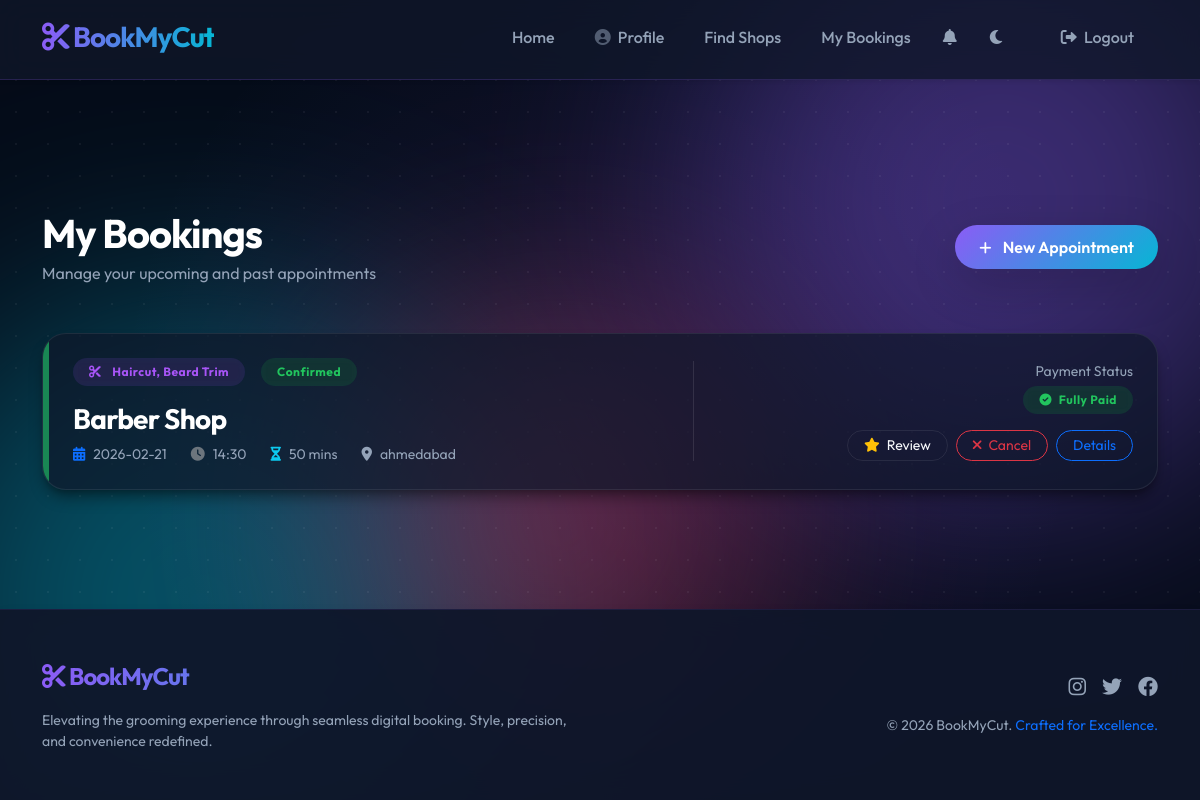
/dashboard (signed in), run on the app's committed database.
### tables this page shows
CREATE TABLE appointments (
    id INTEGER PRIMARY KEY AUTOINCREMENT,
    user_id INTEGER NOT NULL,
    shop_id INTEGER NOT NULL,
    service_id INTEGER NULL,
    appointment_date DATE NOT NULL,
    appointment_time TIME NOT NULL,
    total_duration INTEGER NOT NULL DEFAULT 0,
    total_price DECIMAL(10, 2) NOT NULL DEFAULT 0,
    status TEXT DEFAULT 'pending' CHECK(status IN ('pending', 'confirmed', 'cancelled', 'completed')),
    payment_status TEXT DEFAULT 'unpaid' CHECK(payment_status IN ('unpaid', 'partially_paid', 'paid')),
    created_at TIMESTAMP DEFAULT (datetime('now', 'localtime')),
    FOREIGN KEY (user_id) REFERENCES users(id) ON DELETE CASCADE,
    FOREIGN KEY (shop_id) REFERENCES shops(id) ON DELETE CASCADE,
    FOREIGN KEY (service_id) REFERENCES services(id) ON DELETE SET NULL
);

### app.py (the view)
@app.route('/dashboard')
def customer_dashboard():
    if not is_logged_in() or session['role'] != 'customer':
        return redirect(url_for('login'))
    cursor = get_db_cursor()
    cursor.execute('''
        SELECT a.*, GROUP_CONCAT(s.name, ', ') as services_list, sh.name as shop_name, sh.area
        FROM appointments a
        LEFT JOIN appointment_services asrv ON a.id = asrv.appointment_id
        LEFT JOIN services s ON asrv.service_id = s.id
        JOIN shops sh ON a.shop_id = sh.id
        WHERE a.user_id = ?
        GROUP BY a.id
        ORDER BY a.appointment_date DESC
    ''', (session['id'],))
    appointments = cursor.fetchall()
    return render_template('customer_dashboard.html', appointments=appointments)

### app.py (called while the page is built)
def get_db_cursor():
    return db.connection.cursor()

def is_logged_in():
    return 'loggedin' in session

def is_owner():
    return 'role' in session and session['role'] == 'shop_owner'

@app.context_processor
def inject_shop_status():
    unread_count = 0
    if is_logged_in():
        from flask import g
        cursor = get_db_cursor()
        cursor.execute("SELECT COUNT(*) as count FROM notifications WHERE user_id = ? AND is_read = FALSE", (session['id'],))
        res = cursor.fetchone()
        unread_count = res['count'] if res else 0
    if is_logged_in() and is_owner():
        cursor = get_db_cursor()
        cursor.execute('SELECT id FROM shops WHERE owner_id = ?', (session['id'],))
        shop = cursor.fetchone()
        return {'owner_has_shop': shop is not None, 'owner_shop_id': shop['id'] if shop else None, 'unread_notifications': unread_count, 'get_now': get_now}
    return {'owner_has_shop': False, 'owner_shop_id': None, 'unread_notifications': unread_count, 'get_now': get_now}

    @property
    def connection(self):
        if 'db_conn' not in g:
            g.db_conn = sqlite3.connect(self.db_path)
            g.db_conn.row_factory = sqlite3.Row
            g.db_conn.execute("PRAGMA foreign_keys = ON")
        return g.db_conn

### templates/customer_dashboard.html (shortened to what this page needs)
{% extends 'base.html' %}
{% block content %}
<div class="row align-items-center mb-5 fade-in">
    <div class="col-md-6">
        <h1 class="fw-bold text-white mb-1">My Bookings</h1>
        <p class="text-muted mb-0">Manage your upcoming and past appointments</p>
    </div>
    <div class="col-md-6 text-md-end mt-3 mt-md-0">
        <a href="{{ url_for('list_shops') }}" class="btn btn-primary rounded-pill px-4 shadow-lg">
            <i class="fas fa-plus me-2 small"></i> New Appointment
        </a>
    </div>
</div>
<div class="row fade-in delay-1">
    <div class="col-md-12">
        {% if appointments %}
        <div class="appointment-container d-flex flex-column gap-4">
            {% for appt in appointments %}
            <div class="glass-card p-0 overflow-hidden fade-in shadow-xl mb-2" style="border-radius: 24px;">
                <div class="row g-0">
                    <div class="col-auto bg-{{ 'success' if appt.status == 'confirmed' else 'secondary-subtle' }}"
                        style="width: 6px;"></div>
                    <div class="col p-4">
                        <div class="row align-items-center">
                            <div class="col-md-7">
                                <div class="d-flex align-items-center mb-3">
                                    <span class="badge badge-soft-primary rounded-pill me-3 px-3 py-2">
                                        <i class="fas fa-scissors me-2"></i> {{ appt.services_list|truncate(40) }}
                                    </span>
                                    <span
                                        class="badge badge-soft-{{ 'success' if appt.status == 'confirmed' else 'secondary' }} rounded-pill px-3 py-2">
                                        {{ appt.status|title }}
                                    </span>
                                </div>
                                <h3 class="text-white fw-bold mb-2">{{ appt.shop_name }}</h3>
                                <div class="d-flex flex-wrap gap-4 text-muted small">
                                    <div class="d-flex align-items-center">
                                        <i class="fas fa-calendar-alt me-2 text-primary"></i>
                                        {{ appt.appointment_date }}
                                    </div>
                                    <div class="d-flex align-items-center">
                                        <i class="fas fa-clock me-2 text-secondary"></i>
                                        {{ appt.appointment_time }}
                                    </div>
                                    <div class="d-flex align-items-center">
                                        <i class="fas fa-hourglass-half me-2 text-info"></i>
                                        {{ appt.total_duration }} mins
                                    </div>
                                    <div class="d-flex align-items-center">
                                        <i class="fas fa-map-marker-alt me-2 text-accent"></i>
                                        {{ appt.area }}
                                    </div>
                                </div>
                            </div>
                            <div
                                class="col-md-5 text-md-end mt-4 mt-md-0 border-start border-white border-opacity-10 ps-md-5">
                                <div class="mb-3">
                                    <span class="text-muted small d-block mb-1">Payment Status</span>
                                    {% if appt.payment_status == 'paid' %}
                                    <span class="badge badge-soft-success rounded-pill px-3 py-2">
                                        <i class="fas fa-check-circle me-1"></i> Fully Paid
                                    </span>
                                    {% elif appt.payment_status == 'partially_paid' %}
                                    <span class="badge badge-soft-warning rounded-pill px-3 py-2 text-warning">
                                        <i class="fas fa-adjust me-1"></i> Partial (50%)
                                    </span>
                                    {% else %}
                                    <span class="badge badge-soft-danger rounded-pill px-3 py-2">
                                        <i class="fas fa-exclamation-circle me-1"></i> Unpaid
                                    </span>
                                    {% endif %}
                                </div>
                                <div class="d-flex flex-wrap justify-content-md-end gap-2">
                                    {% if appt.status == 'confirmed' and appt.payment_status == 'paid' %}
                                    <a href="{{ url_for('shop_details', shop_id=appt.shop_id) }}#reviews"
                                        class="btn btn-outline-light btn-sm rounded-pill px-3 card-hover-effect">
                                        <i class="fas fa-star me-1 text-warning"></i> Review
                                    </a>
                                    {% endif %}
                                    {% if appt.status in ['pending', 'confirmed'] %}
                                    <form action="{{ url_for('cancel_appointment', appointment_id=appt.id) }}"
                                        method="POST" class="d-inline"
                                        onsubmit="return confirm('Are you sure you want to cancel this booking?');">
                                        <button type="submit" class="btn btn-outline-danger btn-sm rounded-pill px-3">
                                            <i class="fas fa-times me-1"></i> Cancel
                                        </button>
                                    </form>
                                    {% endif %}
                                    <a href="{{ url_for('shop_details', shop_id=appt.shop_id) }}"
                                        class="btn btn-outline-primary btn-sm rounded-pill px-3">
                                        Details
                                    </a>
                                </div>
                            </div>
                        </div>
                    </div>
                </div>
            </div>
            {% endfor %}
        </div>
        {% endif %}
    </div>
</div>
{% endblock %}

### static/css/style.css (style rules this page uses)
:root { --bg-color: #050b18; --surface-color: #0f172a; --primary-color: #8b5cf6; --primary-glow: rgba(139, 92, 246, 0.5); --secondary-color: #06b6d4; --secondary-glow: rgba(6, 182, 212, 0.5); --accent-color: #f43f5e; --text-color: #f8fafc; --text-muted: #94a3b8; --glass-bg: rgba(15, 23, 42, 0.7); --glass-border: rgba(255, 255, 255, 0.08); --shadow-sm: 0 1px 2px 0 rgba(0, 0, 0, 0.05); --shadow-md: 0 4px 6px -1px rgba(0, 0, 0, 0.1), 0 2px 4px -1px rgba(0, 0, 0, 0.06); --shadow-lg: 0 10px 15px -3px rgba(0, 0, 0, 0.4), 0 4px 6px -2px rgba(0, 0, 0, 0.2); --shadow-xl: 0 20px 25px -5px rgba(0, 0, 0, 0.5), 0 10px 10px -5px rgba(0, 0, 0, 0.3); --nav-bg: rgba(15, 23, 42, 0.8); --footer-bg: rgba(15, 23, 42, 0.95); --card-hover-bg: linear-gradient(145deg, rgba(139, 92, 246, 0.1), rgba(6, 182, 212, 0.05)); --transition-speed: 0.3s; --slot-grid-bg: rgba(0, 0, 0, 0.3); --slot-btn-border: rgba(255, 255, 255, 0.1); --hero-title-gradient: linear-gradient(135deg, #ffffff 0%, #cbd5e1 100%); --hero-text-clr: rgba(248, 250, 252, 0.85); --hero-border-clr: rgba(255, 255, 255, 0.12); --hero-glow-opacity: 0.3; --aurora-1: #8b5cf6; --aurora-2: #06b6d4; --aurora-3: #f43f5e; --aurora-4: #6366f1; --dot-color: rgba(255, 255, 255, 0.05); --card-sub-bg: rgba(255, 255, 255, 0.03); --inner-border: rgba(255, 255, 255, 0.1); }
body { font-family: 'Outfit', sans-serif; background-color: var(--bg-color); color: var(--text-color); display: flex; flex-direction: column; min-height: 100vh; overflow-x: hidden; position: relative; transition: background-color var(--transition-speed), color var(--transition-speed); }
.glass-card { background: var(--glass-bg); backdrop-filter: blur(16px) saturate(180%); -webkit-backdrop-filter: blur(16px) saturate(180%); border: 1px solid var(--glass-border); border-radius: 20px; box-shadow: var(--shadow-lg); transition: all 0.5s cubic-bezier(0.23, 1, 0.32, 1); position: relative; overflow: hidden; }
.text-muted { color: var(--text-muted) !important; }
.btn-primary { background: linear-gradient(135deg, var(--primary-color), var(--secondary-color)); border: none; color: white; font-weight: 600; padding: 0.6rem 1.5rem; border-radius: 10px; box-shadow: 0 4px 15px rgba(139, 92, 246, 0.3); transition: all 0.4s cubic-bezier(0.175, 0.885, 0.32, 1.275); }
.btn-primary { position: relative; overflow: hidden; }
.btn-outline-light { border-color: var(--glass-border); color: var(--text-color); }
h1, h2, h3, h4, h5, h6 { font-weight: 700; letter-spacing: -0.025em; }
.fade-in { animation: slideUp 0.8s cubic-bezier(0.2, 0.8, 0.2, 1) forwards; }
.delay-1 { transition-delay: 0.1s; }
.badge-soft-primary { background: rgba(139, 92, 246, 0.15); color: #a855f7; font-weight: 600; backdrop-filter: blur(10px); }
.badge { padding: 0.6em 1.2em; font-weight: 700; letter-spacing: 0.5px; border-radius: 50px; backdrop-filter: blur(4px); }
.badge-soft-primary { background: rgba(139, 92, 246, 0.15) !important; color: #a855f7 !important; }
.badge-soft-success { background: rgba(34, 197, 94, 0.15) !important; color: #22c55e !important; }
.btn-primary { background: linear-gradient(135deg, var(--primary-color), var(--secondary-color)); border: none; box-shadow: 0 4px 15px rgba(139, 92, 246, 0.3); color: white; font-weight: 600; padding: 0.6rem 1.5rem; border-radius: 10px; transition: all 0.4s cubic-bezier(0.175, 0.885, 0.32, 1.275); }

### data on the page
appointments: services_list "Haircut, Beard Trim", status "Confirmed", shop_name "Barber Shop", appointment_date "2026-02-21", appointment_time "14:30", total_duration "50", area "ahmedabad", payment_status "paid" (drawn)
